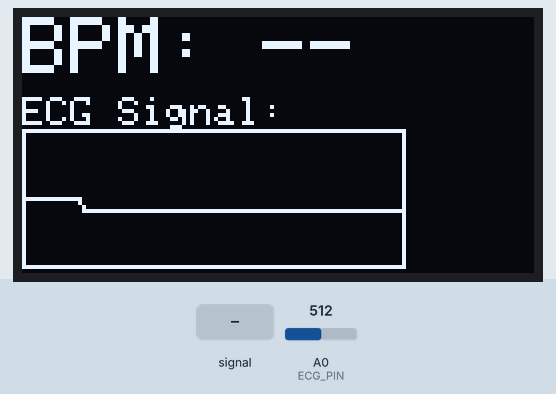
This sketch was run on a simulated Arduino Uno, built with avr-gcc and run on an emulated ATmega328P. Parts: 128×64 one-colour display. The test bench sets the inputs (shaded band); at power-on: A0 (ECG_PIN) = 512. What the sketch prints to the serial monitor is not drawn.

Above: at 3.2 s.
3.3 s: A0 (ECG_PIN) fed a 200 Hz sine of ±255 counts around its level
At 4.36 s:
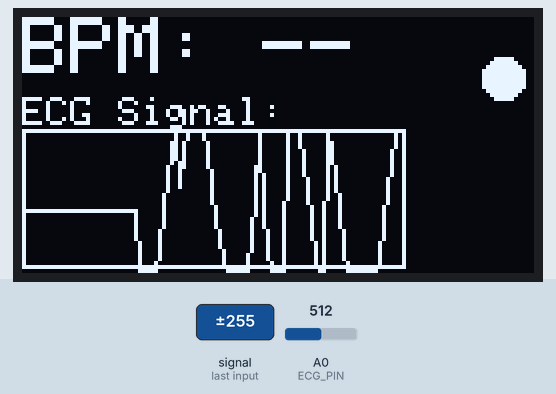
6.3 s: A0 (ECG_PIN) set to 565
At 7.84 s:
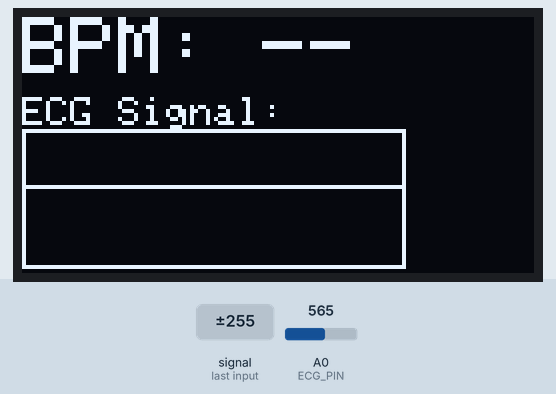
7.9 s: A0 (ECG_PIN) fed a 1000 Hz sine of ±255 counts around its level
At 9.26 s:
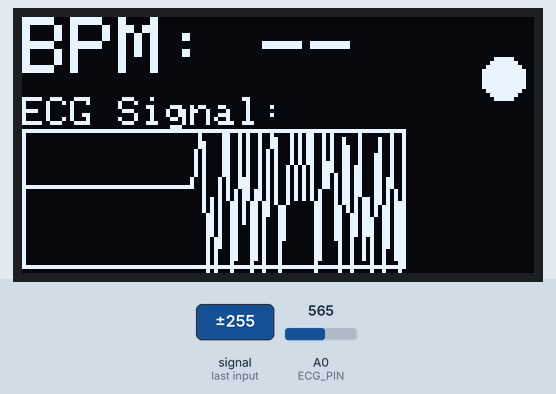
9.4 s: A0 (ECG_PIN) set to 545
At 9.58 s:
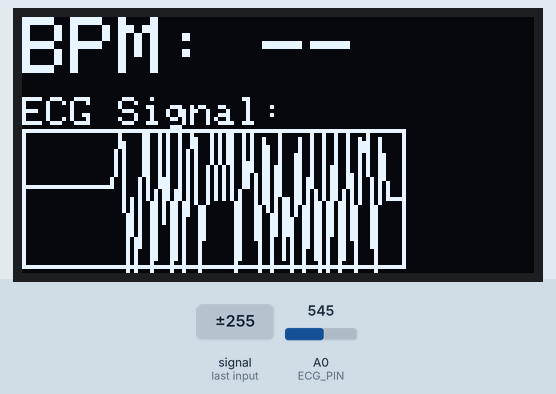
11.0 s: A0 (ECG_PIN) set to 563
At 11.2 s:
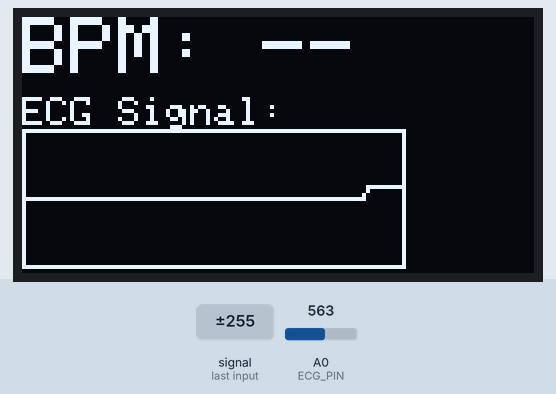
12.6 s: A0 (ECG_PIN) set to 586
At 14.8 s:
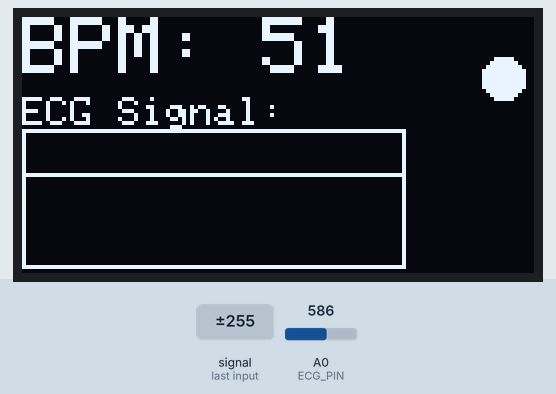

Measured:
- the behaviour switches between 570 and 571 on A0 (ECG_PIN) (found by bisection; images 5 and 6)
- after the input at 3.3 s, the display: first differs from a run without the input after 0.15 s (image 1 shows a later state)
- after the input at 7.9 s, the display: first changes at once (image 3 shows a later state)
- after the input at 11.0 s, the display: changes after 0.14 s (image 5)
- after the input at 12.6 s, the display: first changes after 0.10 s (image 6 shows a later state)

The sketch:

peak_detection.ino
```cpp
#include <Wire.h>
#include <Adafruit_GFX.h>
#include <Adafruit_SSD1306.h>
#define SCREEN_WIDTH 128
#define SCREEN_HEIGHT 64
#define OLED_RESET    -1
#define SCREEN_ADDRESS 0x3C
Adafruit_SSD1306 display(SCREEN_WIDTH, SCREEN_HEIGHT, &Wire, OLED_RESET);
const int ECG_PIN = A0; // Analog input pin
const int UPPER_THRESHOLD = 570; // 2.9V (2.5V + 0.4V)
const int LOWER_THRESHOLD = 555; // 2.8V (2.5V + 0.3V)
unsigned long lastPeakTime = 0;
boolean isPeakDetected = false;
int bpm = 0;
const int NUM_READINGS = 10; // Average over 10 beats for stability
unsigned long peakTimes[10]; // Store timestamps of peaks
int peakIndex = 0;

const int PLOT_WIDTH = 96;
const int PLOT_HEIGHT = 35;
int ecgPlotData[PLOT_WIDTH];

// Amplification factor for pulse size
const float PULSE_AMPLIFICATION = 3;

void setup() {
  Serial.begin(9600);

  // Initialize OLED display
  if(!display.begin(SSD1306_SWITCHCAPVCC, SCREEN_ADDRESS)) {
    Serial.println(F("SSD1306 allocation failed"));
    for(;;);
  }

  display.clearDisplay();
  display.setTextSize(1);
  display.setTextColor(SSD1306_WHITE);
  display.setCursor(0, 0);
  display.println(F("ECG Monitor"));
  display.println(F("Initializing..."));
  display.display();
  delay(2000);

  for (int i = 0; i < PLOT_WIDTH; i++) {
    ecgPlotData[i] = PLOT_HEIGHT / 2;
  }
}

void loop() {
  int ecgValue = analogRead(ECG_PIN);

  updateEcgPlot(ecgValue);

  // Peak detection algorithm
  if (ecgValue > UPPER_THRESHOLD && !isPeakDetected) {
    unsigned long currentTime = millis();
    if (lastPeakTime > 0) {
      peakTimes[peakIndex] = currentTime - lastPeakTime;
      peakIndex = (peakIndex + 1) % NUM_READINGS;
      if (peakTimes[0] > 0) {
        unsigned long totalTime = 0;
        int validReadings = 0;
        for (int i = 0; i < NUM_READINGS; i++) {
          if (peakTimes[i] > 100) {
            totalTime += peakTimes[i];
            validReadings++;
          }
        }
        if (validReadings > 0) {
          float averageInterval = totalTime / (float)validReadings;
          bpm = int(60000.0 / averageInterval);
          if (bpm >= 40 && bpm <= 200) {
            Serial.print("BPM: ");
            Serial.println(bpm);
            updateDisplay();
          }
        }
      }
    }
    lastPeakTime = currentTime;
    isPeakDetected = true;
  }

  if (ecgValue < LOWER_THRESHOLD) {
    isPeakDetected = false;
  }

  static unsigned long lastDisplayUpdate = 0;
  if (millis() - lastDisplayUpdate > 100) {
    updateDisplay();
    lastDisplayUpdate = millis();
  }

  delay(10);
}

void updateEcgPlot(int ecgValue) {
  int midPoint = PLOT_HEIGHT / 2;
  for (int i = 0; i < PLOT_WIDTH - 1; i++) {
    ecgPlotData[i] = ecgPlotData[i + 1];
  }

  int mappedValue = map(constrain(ecgValue, 0, 1023), 0, 1023, PLOT_HEIGHT, 0);
  int amplifiedValue;
  if (mappedValue < midPoint) {
    amplifiedValue = midPoint - (int)((midPoint - mappedValue) * PULSE_AMPLIFICATION);
    amplifiedValue = constrain(amplifiedValue, 0, PLOT_HEIGHT);
  } else {
    amplifiedValue = midPoint + (int)((mappedValue - midPoint) * PULSE_AMPLIFICATION);
    amplifiedValue = constrain(amplifiedValue, 0, PLOT_HEIGHT);
  }

  ecgPlotData[PLOT_WIDTH - 1] = amplifiedValue;
}

void updateDisplay() {
  display.clearDisplay();
  display.setTextSize(2);
  display.setCursor(0, 0);
  display.print("BPM: ");
  if (bpm >= 40 && bpm <= 200) {
    display.println(bpm);
  } else {
    display.println("--");
  }

  display.setTextSize(1);
  display.setCursor(0, 20);
  display.println("ECG Signal:");

  display.drawRect(0, 28, PLOT_WIDTH, PLOT_HEIGHT, SSD1306_WHITE);

  for (int i = 0; i < PLOT_WIDTH - 1; i++) {
    display.drawLine(i, ecgPlotData[i] + 28, i + 1, ecgPlotData[i + 1] + 28, SSD1306_WHITE);
  }
  if (isPeakDetected) {
    display.fillCircle(120, 15, 5, SSD1306_WHITE);
  }
  display.display();
}
```
